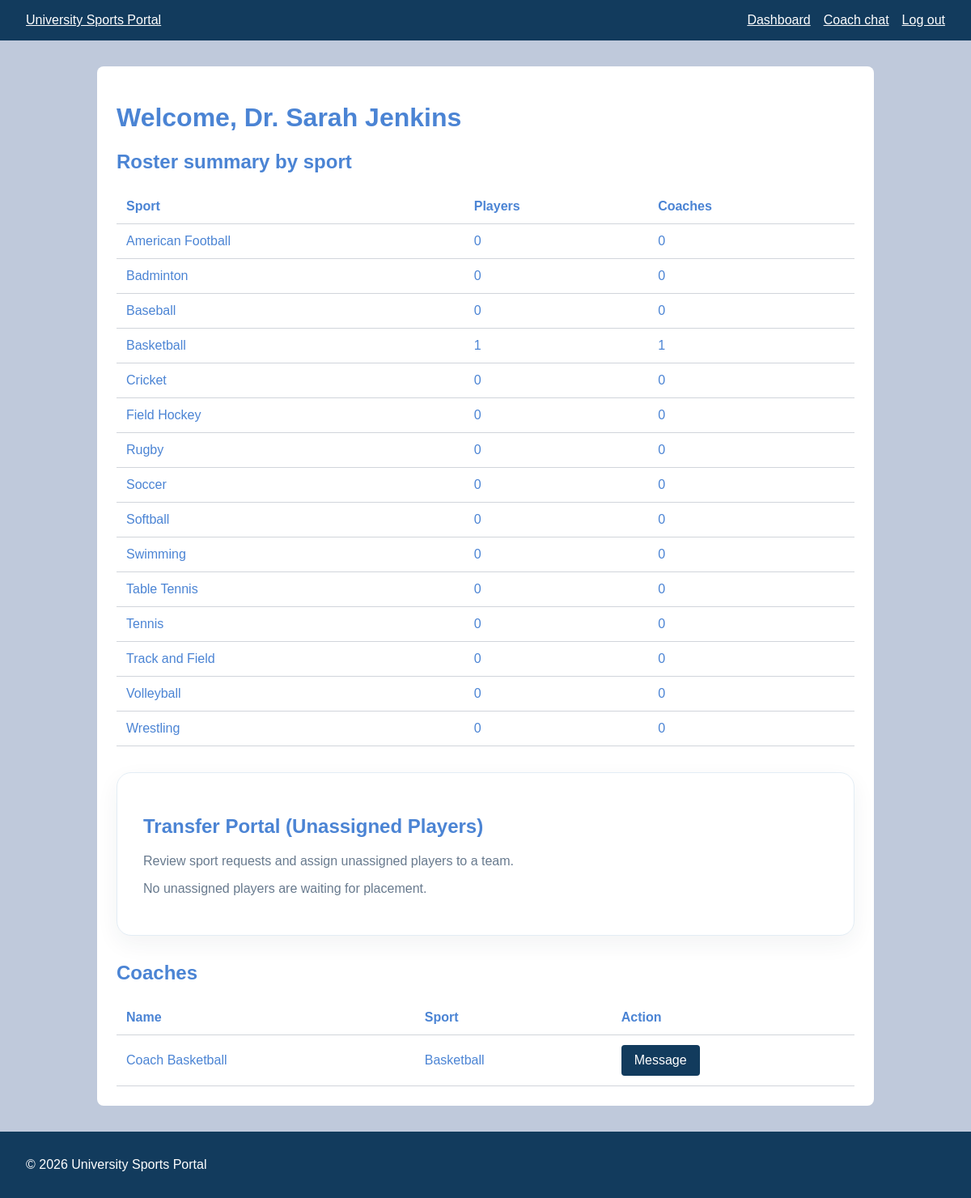
Page /hos/dashboard.php (signed in) on the committed database.
### tables this page shows
CREATE TABLE sports (
    id INT UNSIGNED NOT NULL AUTO_INCREMENT,
    name VARCHAR(100) NOT NULL,
    PRIMARY KEY (id),
    UNIQUE KEY uq_sports_name (name)
);

CREATE TABLE users (
    id INT UNSIGNED NOT NULL AUTO_INCREMENT,
    name VARCHAR(120) NOT NULL,
    email VARCHAR(254) NOT NULL,
    password_hash VARCHAR(255) NOT NULL,
    role ENUM('player', 'coach', 'hos') NOT NULL,
    sport_id INT UNSIGNED NULL,
    requested_sport_id INT UNSIGNED NULL,
    created_at TIMESTAMP NOT NULL DEFAULT CURRENT_TIMESTAMP,
    PRIMARY KEY (id),
    UNIQUE KEY uq_users_email (email),
    KEY idx_users_role_sport (role, sport_id),
    KEY idx_users_requested_sport (requested_sport_id),
    CONSTRAINT fk_users_sport
        FOREIGN KEY (sport_id) REFERENCES sports (id)
        ON UPDATE CASCADE ON DELETE RESTRICT,
    CONSTRAINT fk_users_requested_sport
        FOREIGN KEY (requested_sport_id) REFERENCES sports (id)
        ON UPDATE CASCADE ON DELETE SET NULL
);

### includes/auth_check.php (called while the page is built, shortened)
<?php
function app_url(string $path): string
{
    $scriptPath = str_replace('\\', '/', $_SERVER['SCRIPT_NAME'] ?? '/');
    $basePath = rtrim(str_replace('\\', '/', dirname($scriptPath)), '/');
    foreach (['/auth', '/api', '/player', '/coach', '/hos'] as $directory) {
        if (substr($basePath, -strlen($directory)) === $directory) {
            $basePath = substr($basePath, 0, -strlen($directory));
            break;
        }
    }
    return $basePath . '/' . ltrim($path, '/');
}

### hos/dashboard.php (the view, shortened to what this page needs)
<?php
require_once __DIR__ . '/../includes/auth_check.php';
require_once __DIR__ . '/../config/db.php';
$summaryQuery = $pdo->query(
    "SELECT s.id, s.name,
            COALESCE(SUM(u.role = 'player'), 0) AS player_count,
            COALESCE(SUM(u.role = 'coach'), 0) AS coach_count
     FROM sports s
     LEFT JOIN users u ON u.sport_id = s.id AND u.role IN ('player', 'coach')
     GROUP BY s.id, s.name
     ORDER BY s.name"
);
$sportSummary = $summaryQuery->fetchAll();
$coachesQuery = $pdo->query(
    "SELECT u.id, u.name, u.email, s.name AS sport_name
     FROM users u
     LEFT JOIN sports s ON s.id = u.sport_id
     WHERE u.role = 'coach'
     ORDER BY s.name, u.name, u.id"
);
$coaches = $coachesQuery->fetchAll();
$transferQuery = $pdo->query(
    "SELECT u.id, u.name, u.email, u.requested_sport_id,
            s.name AS requested_sport_name
     FROM users u
     LEFT JOIN sports s ON s.id = u.requested_sport_id
     WHERE u.role = 'player' AND u.sport_id IS NULL
     ORDER BY u.name, u.id"
);
$transferPlayers = $transferQuery->fetchAll();
$hosName = $_SESSION['name'] ?? 'Head of Sports';
require __DIR__ . '/../includes/header.php';
?>
<h1>Welcome, <?= htmlspecialchars($hosName, ENT_QUOTES, 'UTF-8') ?></h1>
<h2>Roster summary by sport</h2>
<div class="table-wrap">
    <table>
        <thead>
            <tr><th>Sport</th><th>Players</th><th>Coaches</th></tr>
        </thead>
        <tbody>
            <?php foreach ($sportSummary as $summary): ?>
                <tr>
                    <td><?= htmlspecialchars($summary['name'], ENT_QUOTES, 'UTF-8') ?></td>
                    <td><?= (int) $summary['player_count'] ?></td>
                    <td><?= (int) $summary['coach_count'] ?></td>
                </tr>
            <?php endforeach; ?>
        </tbody>
    </table>
</div>
<section class="transfer-portal-admin" aria-labelledby="hos-transfer-heading">
    <h2 id="hos-transfer-heading">Transfer Portal (Unassigned Players)</h2>
    <p>Review sport requests and assign unassigned players to a team.</p>
    <?php if ($transferPlayers === []): ?>
        <p>No unassigned players are waiting for placement.</p>
    <?php endif; ?>
</section>
<h2>Coaches</h2>
<?php if ($coaches === []): ?>
    <p>No coaches are registered yet.</p>
<?php else: ?>
    <div class="table-wrap">
        <table>
            <thead>
                <tr><th>Name</th><th>Sport</th><th>Action</th></tr>
            </thead>
            <tbody>
                <?php foreach ($coaches as $coach): ?>
                    <tr>
                        <td><?= htmlspecialchars($coach['name'], ENT_QUOTES, 'UTF-8') ?></td>
                        <td><?= htmlspecialchars($coach['sport_name'] ?? 'Unassigned', ENT_QUOTES, 'UTF-8') ?></td>
                        <td>
                            <a class="button" href="<?= htmlspecialchars(
                                app_url('/hos/coach_chat.php?coach_id=' . (int) $coach['id']),
                                ENT_QUOTES,
                                'UTF-8'
                            ) ?>">Message</a>
                        </td>
                    </tr>
                <?php endforeach; ?>
            </tbody>
        </table>
    </div>
<?php endif; ?>
<?php require __DIR__ . '/../includes/footer.php'; ?>

### includes/header.php (shortened to what this page needs)
<?php
require_once __DIR__ . '/auth_check.php';
$role = $_SESSION['role'] ?? null;
$navigation = [
    'player' => [
        'Dashboard' => app_url('/player/dashboard.php'),
        'Team chat' => app_url('/player/team_chat.php'),
        'Coach chat' => app_url('/player/coach_chat.php'),
    ],
    'coach' => [
        'Dashboard' => app_url('/coach/dashboard.php'),
        'Team chat' => app_url('/coach/team_chat.php'),
        'Player chat' => app_url('/coach/player_chat.php'),
        'Coaches board' => app_url('/coach/coaches_board.php'),
        'Head of Sports chat' => app_url('/coach/hos_chat.php'),
    ],
    'hos' => [
        'Dashboard' => app_url('/hos/dashboard.php'),
        'Coach chat' => app_url('/hos/coach_chat.php'),
    ],
];
?>
<!DOCTYPE html>
<html lang="en">
<head>
    <link rel="stylesheet" href="<?= htmlspecialchars(app_url('/assets/css/style.css'), ENT_QUOTES, 'UTF-8') ?>">
</head>
<body data-base-path="<?= htmlspecialchars(rtrim(app_url('/'), '/'), ENT_QUOTES, 'UTF-8') ?>">
<header class="site-header">
    <a href="<?= htmlspecialchars(app_url('/'), ENT_QUOTES, 'UTF-8') ?>">University Sports Portal</a>
    <?php if ($role !== null && isset($navigation[$role])): ?>
        <nav aria-label="Main navigation">
            <?php foreach ($navigation[$role] as $label => $url): ?>
                <a href="<?= htmlspecialchars($url, ENT_QUOTES, 'UTF-8') ?>">
                    <?= htmlspecialchars($label, ENT_QUOTES, 'UTF-8') ?>
                </a>
            <?php endforeach; ?>
            <a href="<?= htmlspecialchars(app_url('/auth/logout.php'), ENT_QUOTES, 'UTF-8') ?>">Log out</a>
        </nav>
    <?php endif; ?>
</header>
<main class="page-content">

### includes/footer.php (shortened to what this page needs)
</main>
<footer class="site-footer">
    <p>&copy; <?= date('Y') ?> University Sports Portal</p>
</footer>
</body>
</html>

### assets/css/style.css (style rules this page uses)
* { box-sizing: border-box; }
body { margin: 0; color: #4b84d4; background: #bfc9db; font-family: Arial, sans-serif; }
.site-header, .site-footer { padding: 1rem 2rem; color: #fff; background: #123b5d; }
.site-header { display: flex; align-items: center; justify-content: space-between; gap: 1rem; }
.site-header a, .site-footer a { color: #fff; }
.site-header nav { display: flex; flex-wrap: wrap; gap: 1rem; }
.page-content { width: min(100% - 2rem, 960px); min-height: 70vh; margin: 2rem auto; padding: 1.5rem; background: #fff; border-radius: 8px; }
.button, button { display: inline-block; padding: 0.65rem 1rem; color: #fff; background: #123b5d; border: 0; border-radius: 4px; text-decoration: none; cursor: pointer; }
.table-wrap { overflow-x: auto; }
table { width: 100%; border-collapse: collapse; }
th, td { padding: 0.75rem; text-align: left; border-bottom: 1px solid #d1d5db; }
.transfer-portal-admin { margin: 2rem 0; padding: clamp(1.25rem, 3vw, 2rem); background: #fff; border: 1px solid #e3edf5; border-radius: 18px; box-shadow: 0 10px 28px rgba(37, 54, 74, 0.06); }
.transfer-portal-admin > p { color: #687a8e; }

### rows in the picture
sports: name "American Football", player_count "0", coach_count "0"
sports: name "Badminton", player_count "0", coach_count "0"
sports: name "Baseball", player_count "0", coach_count "0"
sports: name "Basketball", player_count "1", coach_count "1"
sports: name "Cricket", player_count "0", coach_count "0"
sports: name "Field Hockey", player_count "0", coach_count "0"
sports: name "Rugby", player_count "0", coach_count "0"
sports: name "Soccer", player_count "0", coach_count "0"
sports: name "Softball", player_count "0", coach_count "0"
sports: name "Swimming", player_count "0", coach_count "0"
sports: name "Table Tennis", player_count "0", coach_count "0"
sports: name "Tennis", player_count "0", coach_count "0"
sports: name "Track and Field", player_count "0", coach_count "0"
sports: name "Volleyball", player_count "0", coach_count "0"
sports: name "Wrestling", player_count "0", coach_count "0"
users: name "Coach Basketball", sport.name "Basketball"

### other values in the picture
$label "Dashboard"
$label "Coach chat"
$hosName "Dr. Sarah Jenkins"
